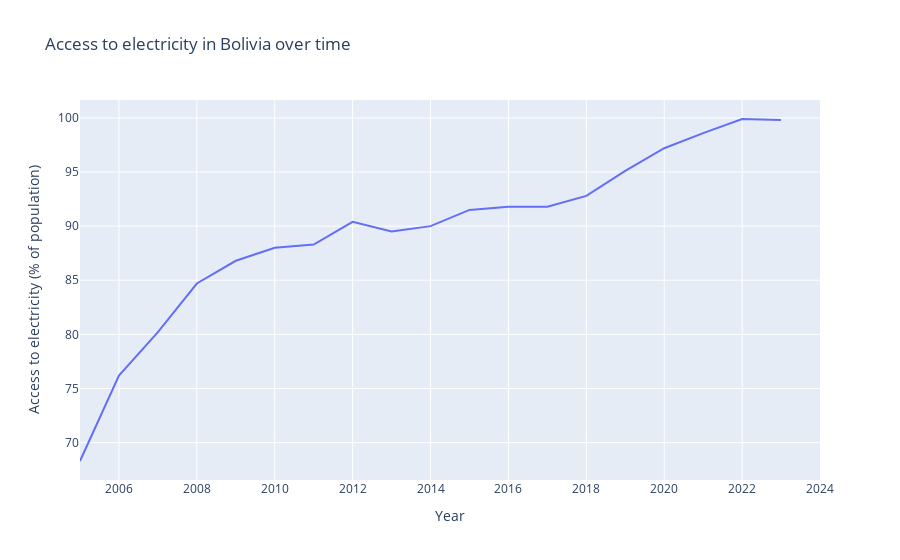

The code cell stored with this chart in its notebook:
### Code cell
fig_electricty_bolivia = px.line(electricity_acces_bolivia,
                                 x="Year",
                                 y="Access to electricity (% of population)",
                                 title="Access to electricity in Bolivia over time")
fig_electricty_bolivia.show()

### Figure 1 — Plotly figure (JSON) as saved in the notebook; plotly's stock layout.template omitted (floating-point values rounded to 4 significant figures)
{"data": [{"hovertemplate": "Year=%{x}<br>Access to electricity (% of population)=%{y}<extra></extra>", "legendgroup": "", "line": {"color": "#636efa", "dash": "solid"}, "marker": {"symbol": "circle"}, "mode": "lines", "name": "", "orientation": "h", "showlegend": false, "type": "scatter", "x": [2005, 2006, 2007, 2008, 2009, 2010, 2011, 2012, 2013, 2014, 2015, 2016, 2017, 2018, 2019, 2020, 2021, 2022, 2023, 2024], "xaxis": "x", "y": [68.3, 76.2, 80.2, 84.7, 86.8, 88, 88.3, 90.4, 89.5, 90, 91.5, 91.8, 91.8, 92.8, 95.1, 97.2, 98.6, 99.9, 99.8, ".."], "yaxis": "y"}], "layout": {"legend": {"tracegroupgap": 0}, "title": {"text": "Access to electricity in Bolivia over time"}, "xaxis": {"anchor": "y", "domain": [0, 1], "title": {"text": "Year"}}, "yaxis": {"anchor": "x", "domain": [0, 1], "title": {"text": "Access to electricity (% of population)"}}}}
